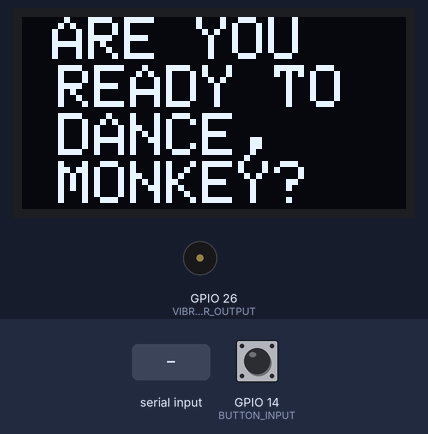
Recording of a program running on a simulated ESP32. Parts: 128×64 one-colour display, buzzer (waves = sounding). The inputs (shaded band) are chosen by the test bench; at power-on: GPIO 14 (BUTTON_INPUT) HIGH.

Above: at 1.2 s.
1.3 s: "90,45,200\n" received over Serial
At 2.9 s:
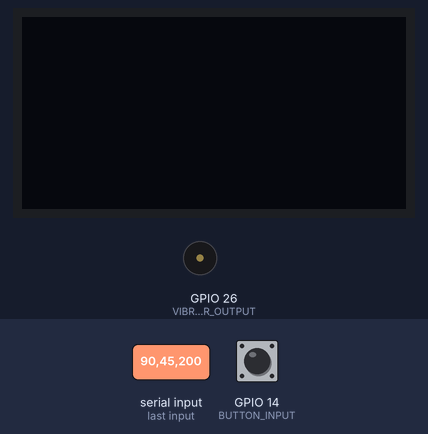
3.9 s: "1,90\n" received over Serial
At 4.9 s:
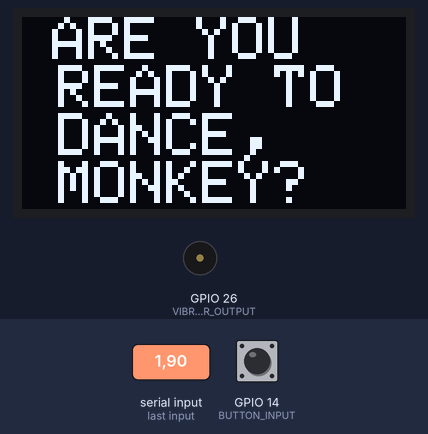
8.0 s: "30,150,10\n" received over Serial
At 8.6 s:
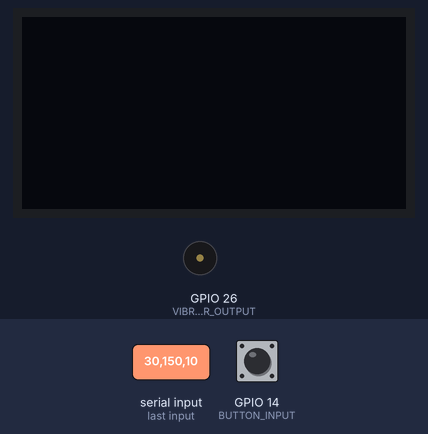
9.6 s: "1,90,45\n" received over Serial
At 10.6 s:
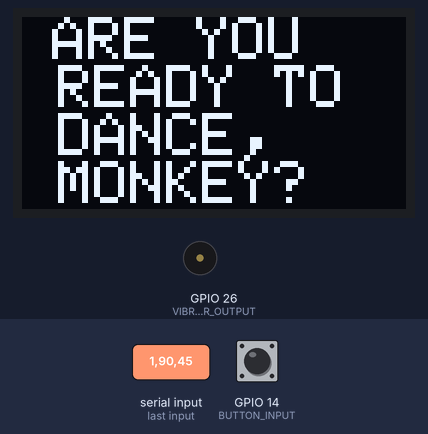
Timing chart, 0 to 12.2 s (numbered marks = the images above; inputs shaded):
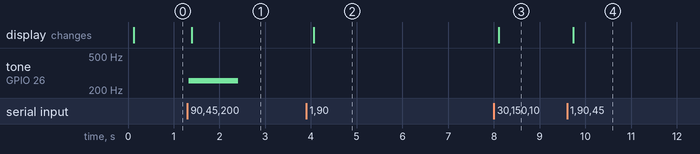

Measured:
- after the input at 1.3 s, tone on GPIO 26 (VIBROMOTOR_OUTPUT): silent → 255 Hz at once, → silent 1.1 s later; the display: changes after 0.09 s (image 1)
- after the input at 3.9 s, the display: changes after 0.16 s (image 2)
- after the input at 8.0 s, the display: changes after 0.11 s (image 3)
- after the input at 9.6 s, the display: changes after 0.13 s (image 4)

The program:

main.cpp
```cpp
#include <Arduino.h>
#include <Wire.h>
#include <SPI.h>
#include <Adafruit_GFX.h>
#include <Adafruit_SSD1306.h>
#include <Adafruit_I2CDevice.h>

void checkStateChange();
void checkButton();
void pressToContinue();
void pose();
void tomatoAlert();
void menu();
void endGame();
void drawLives();

#define SCREEN_WIDTH 128 // OLED display width, in pixels
#define SCREEN_HEIGHT 64 // OLED display height, in pixels

// Declaration for an SSD1306 display connected to I2C (SDA, SCL pins)
#define OLED_RESET 4 // Reset pin # (or -1 if sharing Arduino reset pin)
Adafruit_SSD1306 display(SCREEN_WIDTH, SCREEN_HEIGHT, &Wire, OLED_RESET);

// 0 = no tomato, 1 = top, 2 = right, 3 = bottom, 4 = left
int tomatoDirection = 0;
// 1 = menu, 2 = minigame, 3 = endgame, 4 = pause
int state = 1;
// lives remaining
int livesRemaining = 3;

// Used to prevent double sends
bool lastButtonVal = false;

// Time the tomato alert started
long startTime = millis();
// how long the tomato alert lasts
const long TOMATO_DURATION = 1000;

int16_t x, y;
uint16_t textWidth, textHeight;

// Pinouts and PWM channels
const int VIBROMOTOR_OUTPUT = 26;
const int BUTTON_INPUT = 14;
const int VIBRO_PWM_CHANNEL = 0;

// PWM constants for vibromotor
const int VIBRO_FREQ = 500;
const int VIBRO_RESOLUTION = 8;                                 // Number of bits, 0-255
const int MAX_DUTY_CYCLE = (int)(pow(2, VIBRO_RESOLUTION) - 1); // Maximum duty cycle

const int DEBOUNCE_WINDOW = 40; //ms
const int DELAY = 50;           // ms
void setup()
{
  Serial.begin(115200); // set baud rate to 115200
  // SSD1306_SWITCHCAPVCC = generate display voltage from 3.3V internally
  if (!display.begin(SSD1306_SWITCHCAPVCC, 0x3D))
  { // Address 0x3D for 128x64
    Serial.println(F("SSD1306 allocation failed"));
    for (;;)
      ; // Don't proceed, loop forever
  }
  display.setRotation(0);
  display.clearDisplay();
  display.setTextSize(1);              // Normal 1:1 pixel scale
  display.setTextColor(SSD1306_WHITE); // Draw white text
  display.setCursor(0, 0);             // Start at top-left corner
  display.print("Waiting to receive\ndata from serial...");
  display.display();
  pinMode(BUTTON_INPUT, INPUT_PULLUP);
  ledcSetup(VIBRO_PWM_CHANNEL, VIBRO_FREQ, VIBRO_RESOLUTION);
  ledcAttachPin(VIBROMOTOR_OUTPUT, VIBRO_PWM_CHANNEL);
}

void loop()
{
  // put your main code here, to run repeatedly:
  checkStateChange();
  checkButton();

  display.clearDisplay();

  if (state == 1) // menuing!
  {
    menu();
  }
  else if (state == 2) // posing!
  {
    pose();
    drawLives();
  }
  else if (state == 3) // end game-ing!
  {
    endGame();
  }
  else if (state == 4) // pausing!
  {
    pressToContinue();
    drawLives();
  }

  // Quell any tomato alerts if the window is over
  if (millis() > startTime + TOMATO_DURATION)
  {
    ledcWriteTone(VIBRO_PWM_CHANNEL, 0);
  }

  display.display();
  delay(DELAY);
}

/*
 *  Borrowed some tokenizing snippets from https://github.com/makeabilitylab/arduino/blob/master/Serial/DisplayShapeSerialBidirectional/DisplayShapeSerialBidirectional.ino
 *
 * data should be csv of ints
 * state,tomatoDirection,lives
 */
void checkStateChange()
{
  if (Serial.available() > 0)
  {
    String rcvdSerialData = Serial.readStringUntil('\n');

    int startIndex = 0;
    int endIndex = rcvdSerialData.indexOf(',');
    if (endIndex != -1)
    {
      String stateString = rcvdSerialData.substring(startIndex, endIndex);
      state = stateString.toInt();

      startIndex = endIndex + 1;
      endIndex = rcvdSerialData.indexOf(',', startIndex);
      String tomatoString = rcvdSerialData.substring(startIndex, endIndex);
      int newDirection = tomatoString.toInt();
      if (tomatoDirection == 0 && newDirection != 0)
      {
        tomatoAlert();
      }
      tomatoDirection = newDirection;

      startIndex = endIndex + 1;
      endIndex = rcvdSerialData.indexOf(',', startIndex);
      String livesString = rcvdSerialData.substring(startIndex, endIndex);
      livesRemaining = livesString.toInt();
    }
  }
}

void checkButton()

{
  int buttonPressed = digitalRead(BUTTON_INPUT);
  delay(DEBOUNCE_WINDOW);
  int buttonPressed2 = digitalRead(BUTTON_INPUT);
  // Send button press, only if its a new press
  if (buttonPressed == buttonPressed2)
  {
    if (buttonPressed == LOW && lastButtonVal == false)
    { // pressed
      // send data
      lastButtonVal = true;
      Serial.println("1");
    }
    else if (buttonPressed == HIGH && lastButtonVal == true)
    { // reset bool and send update
      lastButtonVal = false;
      Serial.println("0");
    }
  }
}

void pressToContinue()
{
  display.setTextSize(2);
  display.setTextColor(WHITE, BLACK);
  String pressToContinue = "Press button to begin!";
  display.getTextBounds(pressToContinue, 0, 0, &x, &y, &textWidth, &textHeight);
  display.setCursor(SCREEN_WIDTH / 2 - textWidth / 2, SCREEN_HEIGHT / 2 - textHeight / 2);
  display.print(pressToContinue);
}

void pose()
{

  if (tomatoDirection == 0)
  { // No tomato!
    display.setTextSize(2);
    display.setTextColor(WHITE, BLACK);
    String pressToContinue = "Strike a\n   pose!";
    display.getTextBounds(pressToContinue, 0, 0, &x, &y, &textWidth, &textHeight);
    display.setCursor(SCREEN_WIDTH / 2 - textWidth / 2, SCREEN_HEIGHT / 2 - textHeight / 2);
    display.print(pressToContinue);
  }
  else // incoming tomato!
  {
    String direction;
    if (tomatoDirection == 1) // top
    {
      direction = "ABOVE";
    }
    else if (tomatoDirection == 2) // right
    {
      direction = "RIGHT";
    }
    else if (tomatoDirection == 3) // bottom
    {
      direction = "BELOW";
    }
    else // left
    {
      direction = "LEFT";
    }
    String alert = "Tomato coming from " + direction + "!";
    display.setTextSize(3);
    display.setTextColor(WHITE, BLACK);
    display.getTextBounds(direction, 0, 0, &x, &y, &textWidth, &textHeight);
    display.setCursor(SCREEN_WIDTH / 2 - textWidth / 2, SCREEN_HEIGHT / 2 - textHeight / 2);
    display.print(direction);
  }
}

void tomatoAlert()
{
  ledcWriteTone(VIBRO_PWM_CHANNEL, MAX_DUTY_CYCLE);
  startTime = millis();
}

void menu()
{
  display.setTextSize(2);
  display.setTextColor(WHITE, BLACK);
  String monkeyDance = "ARE YOU\n READY TO\n DANCE,\n MONKEY?";
  display.getTextBounds(monkeyDance, 0, 0, &x, &y, &textWidth, &textHeight);
  display.setCursor(SCREEN_WIDTH / 2 - textWidth / 2, SCREEN_HEIGHT / 2 - textHeight / 2);
  display.print(monkeyDance);
}

void endGame()
{
  String text;
  if(livesRemaining <= 0) {
    text = "You lose,\n  monkey!";
  } else {
    text = "Nice moves\n  monkey!";
  }
  display.setTextSize(2);
  display.setTextColor(WHITE, BLACK);
  display.getTextBounds(text, 0, 0, &x, &y, &textWidth, &textHeight);
  display.setCursor(SCREEN_WIDTH / 2 - textWidth / 2, SCREEN_HEIGHT / 2 - textHeight / 2);
  display.print(text);
}

void drawLives()
{
  display.setTextSize(2);
  for (int i = 0; i < livesRemaining; i++)
  {
    display.setCursor(0 + (12 * i), 0);
    display.write(3);
  }
}
```
